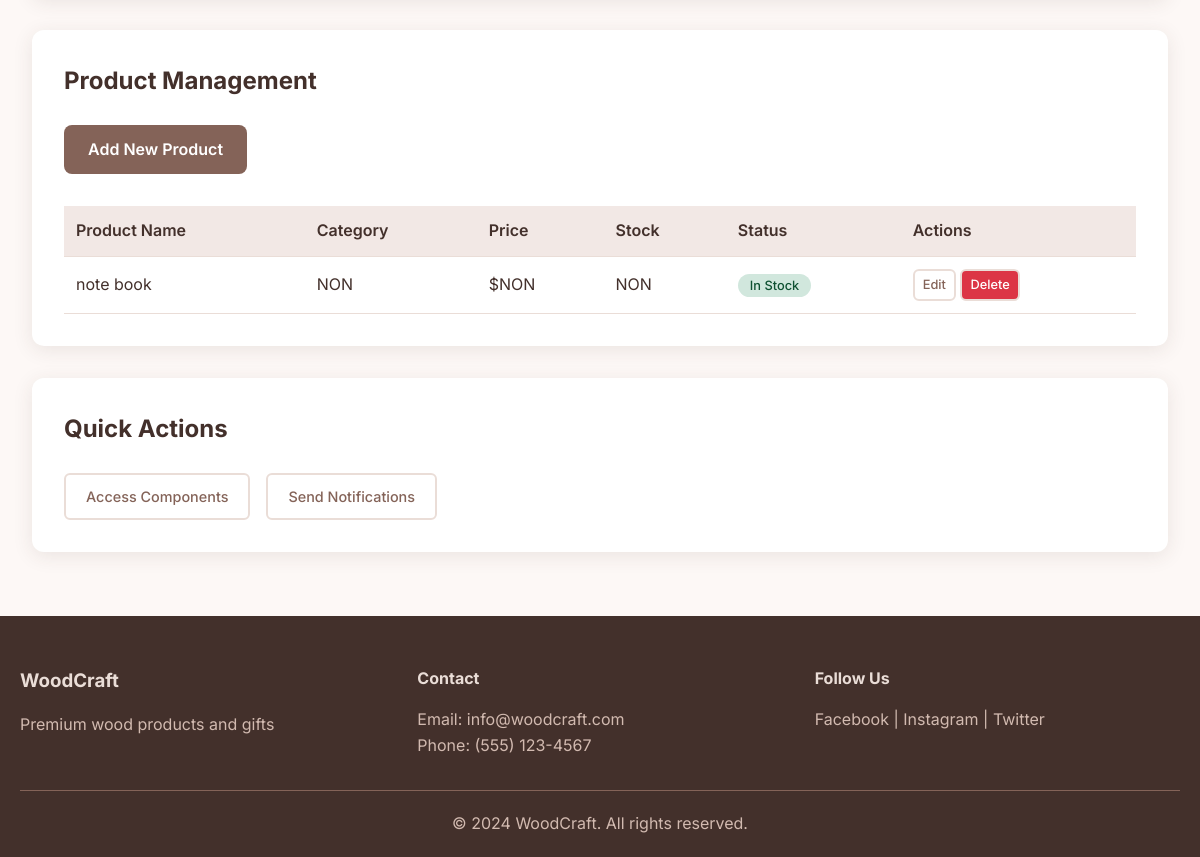
Page /admin-urls/useradmin/ (signed in, lower part) on the earlier database version.
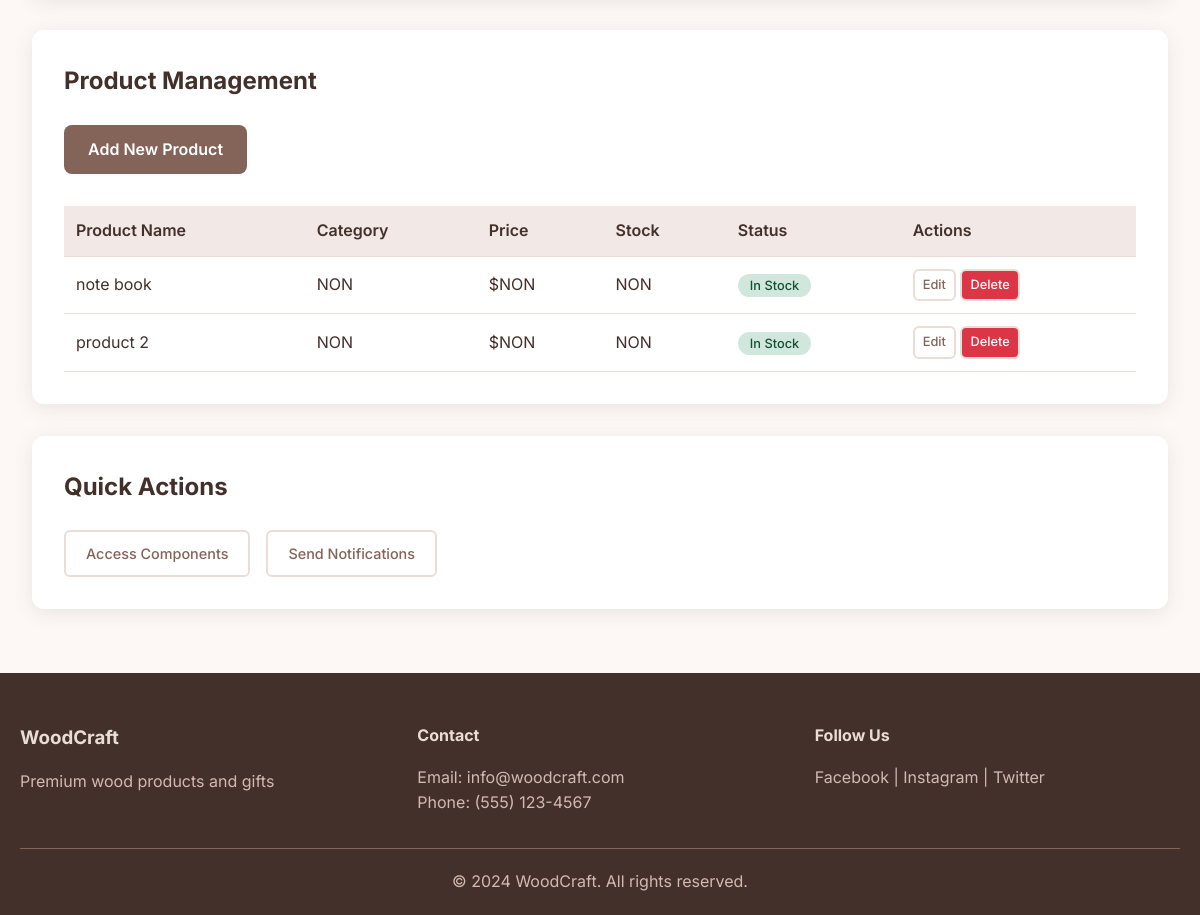
Same page on the later database version.
### base/models.py (models this page shows, shortened)
class Products(models.Model):
    name = models.CharField(max_length=100)
    describe = models.TextField()
    image = models.ImageField(upload_to='products/')
    components = models.ManyToManyField(Components, blank=True)

### base/admin_views.py (the view)
# urls.py: path('useradmin/', admin_views.admin, name='admin'),
@login_required(login_url='login')
def admin(request):
    products = Products.objects.all()
    context = {'products': products}
    return render(request, 'base/admin.html', context)

### base/templates/base/admin.html (shortened to what this page needs)
{% extends 'main.html' %}
{% block content %}
    <div class="admin-content">
        <div class="admin-section">
            <h3>Product Management</h3>
            <a href="{% url 'add_product' %}" class="btn-primary" style="margin-bottom: 1rem;">Add New Product</a>
            <div class="table-container">
                <table class="order-table">
                    <thead>
                        <tr>
                            <th>Product Name</th>
                            <th>Category</th>
                            <th>Price</th>
                            <th>Stock</th>
                            <th>Status</th>
                            <th>Actions</th>
                        </tr>
                    </thead>
                    <tbody>
                        {% for product in products %}
                        <tr>
                            <td>{{product.name}}</td>
                            <td>NON</td>
                            <td>$NON</td>
                            <td>NON</td>
                            <td><span class="status-badge status-delivered">In Stock</span></td>
                            <td>
                                <a href="{% url 'edit_product' product.id %}" class="btn-secondary" style="padding: 4px 8px; font-size: 0.8rem;">Edit</a>
                                <a href="{% url 'delete_product' product.id %}" class="btn-secondary" style="padding: 4px 8px; font-size: 0.8rem; background-color: #dc3545; color: white;">Delete</a>
                            </td>
                        </tr>
                        {% endfor %}
                    </tbody>
                </table>
            </div>
        </div>
        <div class="admin-section">
            <h3>Quick Actions</h3>
            <div class="action-buttons">
                <a href="{% url 'access_components' %}" class="btn-secondary">Access Components</a>
                <a href="#" class="btn-secondary">Send Notifications</a>
            </div>
        </div>
    </div>
{% endblock %}

### templates/main.html (shortened to what this page needs)
<!DOCTYPE html>
{% load static %}
<html lang="en">
<head>
    <link rel="stylesheet" href="{% static 'style/style.css' %}">
</head>
<body>
    {% block content %}
    {% endblock %}
    {% include 'footer.html' %}
</body>
</html>

### templates/footer.html
<footer class="footer">
        <div class="container">
            <div class="footer-content">
                <div class="footer-section">
                    <h3>WoodCraft</h3>
                    <p>Premium wood products and gifts</p>
                </div>
                <div class="footer-section">
                    <h4>Contact</h4>
                    <p>Email: info@woodcraft.com</p>
                    <p>Phone: (555) 123-4567</p>
                </div>
                <div class="footer-section">
                    <h4>Follow Us</h4>
                    <p>Facebook | Instagram | Twitter</p>
                </div>
            </div>
            <div class="footer-bottom">
                <p>&copy; 2024 WoodCraft. All rights reserved.</p>
            </div>
        </div>
    </footer>

### static/style/style.css (style rules this page uses)
* { margin: 0; padding: 0; box-sizing: border-box; }
body { font-family: 'Inter', sans-serif; line-height: 1.6; color: #43302b; background-color: #fdf8f6; }
.container { max-width: 1200px; margin: 0 auto; padding: 0 20px; }
.btn-primary { display: inline-block; background-color: #846358; color: white; padding: 12px 30px; text-decoration: none; border-radius: 8px; font-weight: 600; transition: all 0.3s ease; border: none; cursor: pointer; font-size: 1rem; }
.btn-secondary { background-color: white; color: #846358; padding: 10px 20px; border: 2px solid #eaddd7; border-radius: 6px; font-weight: 500; cursor: pointer; transition: all 0.3s ease; font-size: 0.9rem; }
.footer { background-color: #43302b; color: white; padding: 50px 0 20px; }
.footer-content { display: grid; grid-template-columns: repeat(auto-fit, minmax(250px, 1fr)); gap: 2rem; margin-bottom: 2rem; }
.footer-section h3, .footer-section h4 { margin-bottom: 1rem; color: #eaddd7; }
.footer-section p { color: #d2bab0; line-height: 1.6; }
.footer-bottom { border-top: 1px solid #846358; padding-top: 20px; text-align: center; color: #d2bab0; }
.admin-content { max-width: 1200px; margin: 0 auto; padding: 2rem; }
.admin-section { background-color: white; border-radius: 12px; padding: 2rem; margin-bottom: 2rem; box-shadow: 0 4px 20px rgba(67, 48, 43, 0.1); }
.admin-section h3 { color: #43302b; margin-bottom: 1.5rem; font-size: 1.5rem; }
.order-table { width: 100%; border-collapse: collapse; margin-top: 1rem; }
.order-table th, .order-table td { padding: 12px; text-align: left; border-bottom: 1px solid #eaddd7; }
.order-table th { background-color: #f2e8e5; color: #43302b; font-weight: 600; }
.status-badge { padding: 4px 12px; border-radius: 20px; font-size: 0.8rem; font-weight: 500; }
.status-delivered { background-color: #d1e7dd; color: #0f5132; }
.action-buttons { display: flex; gap: 1rem; flex-wrap: wrap; }
.table-container { overflow-x: auto; }
.btn-primary { display: inline-block; background-color: #846358; color: white; padding: 12px 24px; text-decoration: none; border-radius: 8px; font-weight: 600; transition: all 0.3s ease; border: none; cursor: pointer; font-size: 1rem; font-family: inherit; }
.btn-secondary { background-color: white; color: #846358; padding: 10px 20px; border: 2px solid #eaddd7; border-radius: 6px; font-weight: 500; cursor: pointer; transition: all 0.3s ease; font-size: 0.9rem; text-decoration: none; display: inline-block; font-family: inherit; }

Differences in the rows shown:
added Products: name "product 2"
